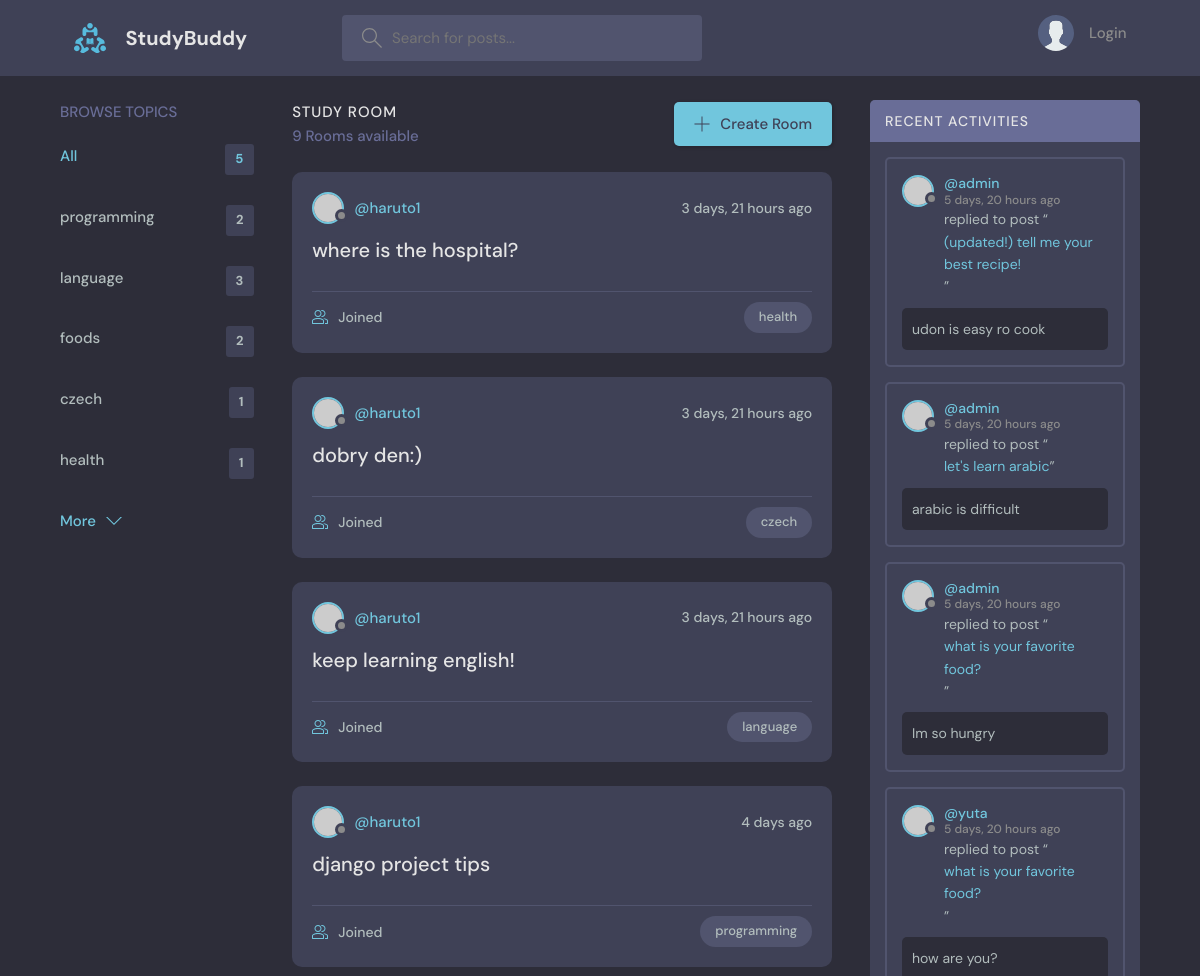
/ (upper part), run on an earlier commit of the app's database.
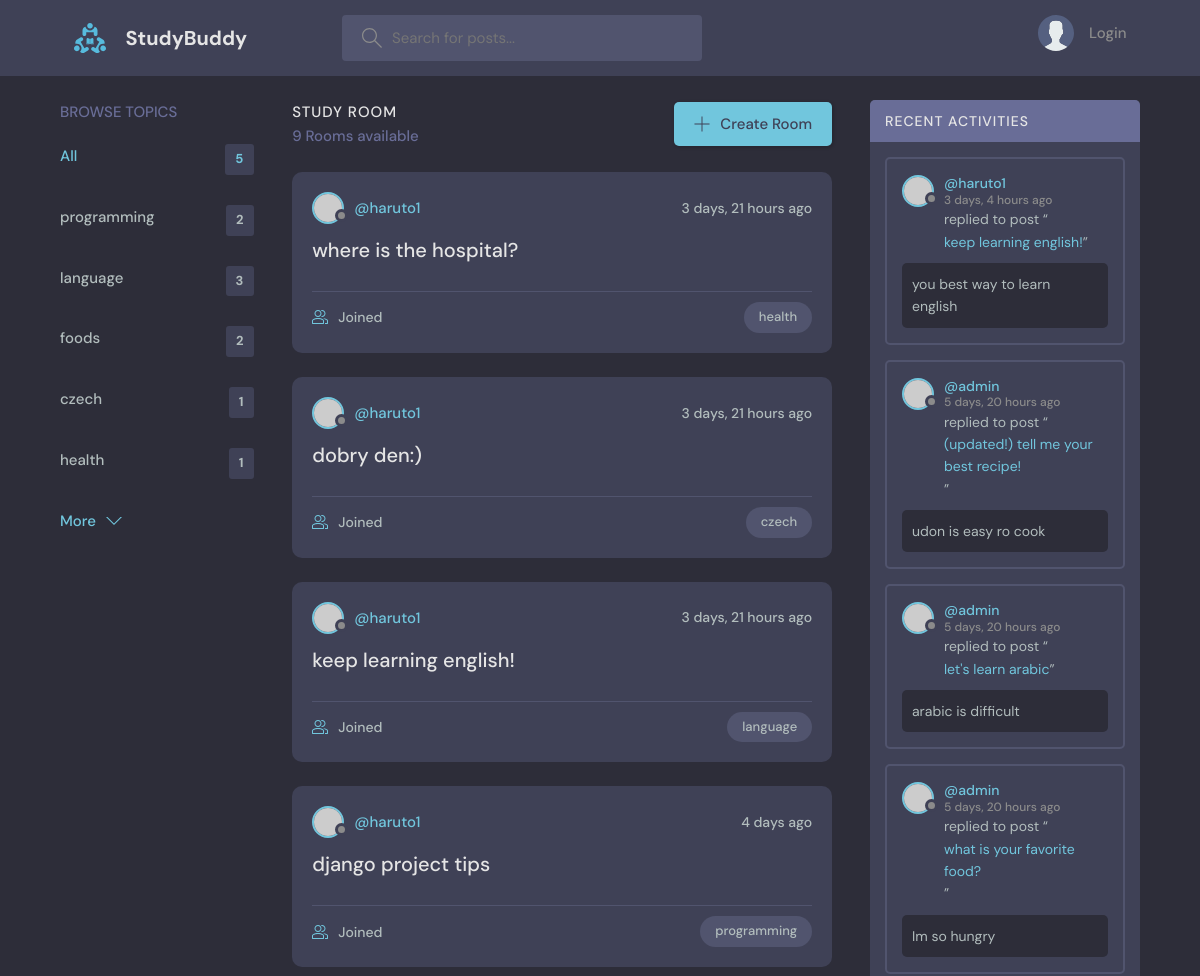
And on a later commit of the database.
### base/models.py (models this page shows, shortened)
class Topic(models.Model):
    name = models.CharField(max_length=100)

class Room(models.Model):
    host = models.ForeignKey(User, on_delete=models.SET_NULL, null=True)
    topic = models.ForeignKey(Topic, on_delete=models.SET_NULL, null=True)
    name = models.CharField(max_length=100)
    description = models.TextField(null=True, blank=True)
    participants = models.ManyToManyField(User, related_name='participants', blank=True)
    updated = models.DateTimeField(auto_now=True)
    created = models.DateTimeField(auto_now_add=True)
    class Meta:
        ordering = ['-updated', '-created'] # descending order
    def __str__(self):
        return self.name

class Message(models.Model):
    user = models.ForeignKey(User, on_delete=models.CASCADE)  # one-to-many relationship
    room = models.ForeignKey(Room, on_delete=models.CASCADE)  # one-to-many relationship
    body = models.TextField()
    updated = models.DateTimeField(auto_now=True)
    created = models.DateTimeField(auto_now_add=True)
    class Meta:
        ordering = ['-updated', '-created'] # descending order

### base/views.py (the view)
# urls.py: path('', views.home, name='home'),
def home(request):
    q = request.GET.get('q') if request.GET.get('q') != None else ''
    rooms = Room.objects.all().filter(
        Q(topic__name__icontains=q) |
        Q(name__icontains=q) |
        Q(description__icontains=q)
        )
    topics = Topic.objects.all()
    room_count = rooms.count()
    room_messages = Message.objects.filter(Q(room__topic__name__icontains=q))
    context = {
        'rooms': rooms,
        'topics': topics,
        'room_count': room_count,
        'room_messages': room_messages,
    }
    return render(request, 'base/home.html', context)

### base/templates/base/home.html (shortened to what this page needs)
{% extends 'main.html' %}
{% block content %}
    <main class="layout layout--3">
      <div class="container">
        {% include 'base/topics_component.html' %}
        <div class="roomList">
          <div class="roomList__header">
            <div>
              <h2>Study Room</h2>
              <p>{{room_count}} Rooms available</p>
            </div>
            <a class="btn btn--main" href="{% url 'create-room' %}">
              <svg version="1.1" xmlns="http://www.w3.org/2000/svg" width="32" height="32" viewBox="0 0 32 32">
                <title>add</title>
                <path
                  d="M16.943 0.943h-1.885v14.115h-14.115v1.885h14.115v14.115h1.885v-14.115h14.115v-1.885h-14.115v-14.115z"
                ></path>
              </svg>
              Create Room
            </a>
          </div>
          {% include 'base/feed_component.html' %}
        </div>
        {% include 'base/activity_component.html' %}
      </div>
    </main>
  {% endblock content %}

### base/templates/base/topics_component.html
<div class="topics">
    <div class="topics__header">
      <h2>Browse Topics</h2>
    </div>
    <ul class="topics__list">
      <li>
        <a href="{% url 'home' %}" class="active">All <span>{{topics.count}}</span></a>
      </li>
      {% for topic in topics %}
      <li>
        <a href="{% url 'home' %}?q={{topic.name}}">{{topic.name}}<span>{{topic.room_set.all.count}}</span></a>
      </li>
      {% endfor %}
    </ul>
    <a class="btn btn--link" href="topics.html">
      More
      <svg version="1.1" xmlns="http://www.w3.org/2000/svg" width="32" height="32" viewBox="0 0 32 32">
        <title>chevron-down</title>
        <path d="M16 21l-13-13h-3l16 16 16-16h-3l-13 13z"></path>
      </svg>
    </a>
  </div>

### base/templates/base/feed_component.html (shortened to what this page needs)
{% for room in rooms %}
<div class="roomListRoom">
    <div class="roomListRoom__header">
      <a href="{% url 'user-profile' room.host.id %}" class="roomListRoom__author">
        <div class="avatar avatar--small">
          <img src="https://randomuser.me/api/portraits/women/11.jpg" />
        </div>
        <span>@{{room.host.username}}</span>
      </a>
      <div class="roomListRoom__actions">
        <span>{{room.created|timesince}} ago</span>
      </div>
    </div>
    <div class="roomListRoom__content">
      <a href="{% url 'room' room.id %}">{{room.name}}</a>
    </div>
    <div class="roomListRoom__meta">
      <a href="{% url 'room' room.id %}" class="roomListRoom__joined">
        {{room.participants.count.all.count}} Joined
      </a>
      <p class="roomListRoom__topic">{{room.topic.name}}</p>
    </div>
  </div>
  {% endfor %}

### base/templates/base/activity_component.html (shortened to what this page needs)
<div class="activities">
    <div class="activities__header">
      <h2>Recent Activities</h2>
    </div>
    {% for message in room_messages %}
    <div class="activities__box">
      <div class="activities__boxHeader roomListRoom__header">
        <a href="{% url 'user-profile' message.user.id %}" class="roomListRoom__author">
          <div class="avatar avatar--small">
            <img src="https://randomuser.me/api/portraits/women/11.jpg" />
          </div>
          <p>
            @{{message.user}}
            <span>{{message.created | timesince}} ago</span>
          </p>
        </a>
      </div>
      <div class="activities__boxContent">
        <p>replied to post “<a href="{% url 'room' message.room.id %}">{{message.room}}</a>”</p>
        <div class="activities__boxRoomContent">
            {{message.body}}
        </div>
      </div>
    </div>
    {% endfor %}
  </div>

What changed in the data, as far as the page shows it:
no longer on this page (row unchanged): Message: user "yuta", created "5 days, 20 hours", room "what is your favorite food?", body "how are you?"
added Message: user "haruto1", created "3 days, 4 hours", room "keep learning english!", body "you best way to learn english"
